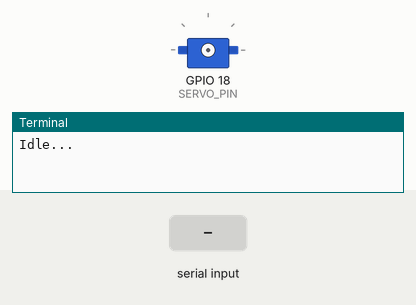
Recording of a program running on a simulated Raspberry Pi (BCM pin numbers). Parts: servo, the last lines printed to the terminal. Inputs (shaded band) come from the test bench. Servo angles are drawn from the pulse width (0.5 ms = 0°, 2.5 ms = 180°).

Above: at 1.2 s.
1.3 s: "release" typed at the terminal, then Enter
At 3.9 s:
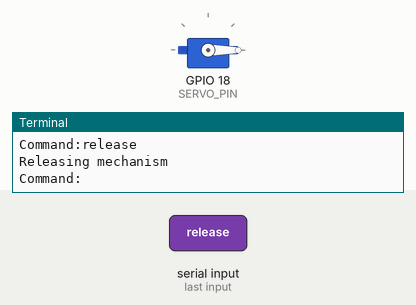
7.1 s: "release" typed at the terminal, then Enter
At 8.1 s:
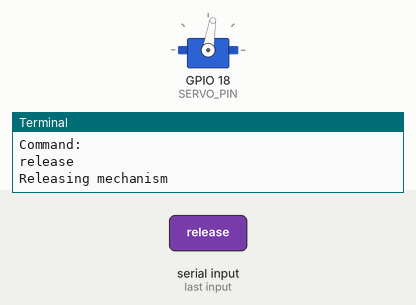
Timing chart, 0 to 10.1 s (numbered marks = the images above; inputs shaded):
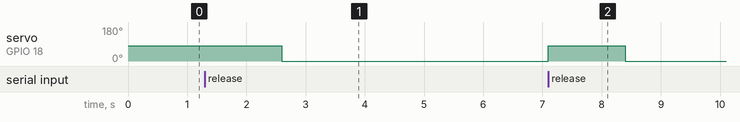

The program:

state_machine.py
```python
import time
from servo_control import release

STATE_IDLE = 0
STATE_ARMED = 1
STATE_RELEASE = 2

state = STATE_IDLE

def run_state_machine():
  global state

while True:
  if state == STATE_IDLE:
    print("Idle...")
    time.sleep(1)

  elif state == STATE_ARMED:
    print("Armed...")
    time.sleep(1)

  elif state == STATE_RELEASE:
    release()
    state = STATE_IDLE

  cmd = input("Command:").lower()
  if cmd == "arm":
    state = STATE_ARMED
  elif cmd == "release":
    state = STATE_RELEASE
```

servo_control.py
```python
import RPi.GPIO as GPIO
import time

SERVO_PIN = 18

GPIO.setmode(GPIO.BCM)
GPIO.setup(SERVO_PIN, GPIO.OUT)

servo = GPIO.PWM(SERVO_PIN, 50) # 50 Hz
servo.start(0)

def set_angle(angle):
    duty = 2 + (angle / 18)
    GPIO.output(SERVO_PIN, True)
    servo.ChangeDutyCycle(duty)
    time.sleep(0.3)
    GPIO.output(SERVO_PIN, False)
    servo.ChangeDutyCycle(0)

def release():
    print("Releasing mechanism")
    set_angle(90)
    time.sleep(1)
    set_angle(0)
```

Measured:
- after the input at 1.3 s, servo on GPIO 18 (SERVO_PIN): 81° → 0° after 1.3 s
- after the input at 7.1 s, servo on GPIO 18 (SERVO_PIN): 0° → 81° at once, → 0° 1.3 s later
